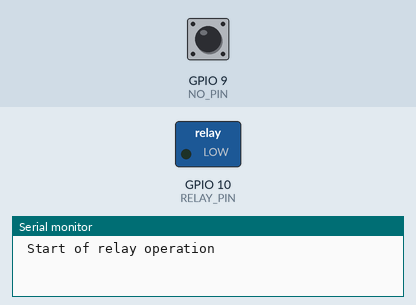
Bench run of a program on a simulated ESP32-S3. Shown: switched loads named in the program (green lamp = pin HIGH), the last lines printed to the serial monitor. Inputs (shaded band) come from the test bench; at power-on: GPIO 9 (NO_PIN) HIGH.

Above: at 0.1 s.
At 14.6 s:
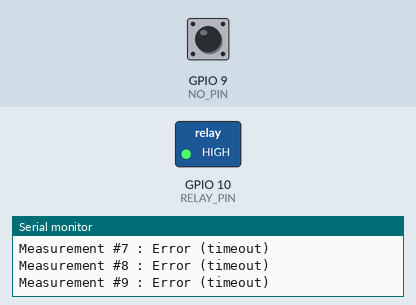
Timing chart, 0 to 17.0 s (numbered marks = the images above):
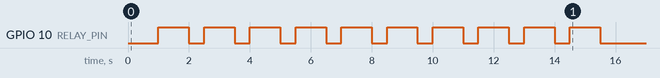

The program:

main.cpp
```cpp
#include <Arduino.h>

#define BAUDRATE 115200

#define RELAY_PIN 10
#define NO_PIN 9

const int TOTAL_MEASUREMENTS = 10;

volatile unsigned long startTime = 0;
volatile unsigned long endTime = 0;
volatile bool isMeasured = false;

void IRAM_ATTR handleRelayISR()
{
  if (!isMeasured)
  {
    endTime = millis();
    isMeasured = true;
  }
}

void setup()
{
  Serial.begin(BAUDRATE);

  pinMode(RELAY_PIN, OUTPUT);
  digitalWrite(RELAY_PIN, LOW); // init state is OFF

  // INPUT_PULLUP, because COM -> GND
  pinMode(NO_PIN, INPUT_PULLUP);

  attachInterrupt(digitalPinToInterrupt(NO_PIN), handleRelayISR, FALLING);

  Serial.println("\n Start of relay operation ");
  delay(1000);

  unsigned long totalResponseTime = 0;

  for (int i = 1; i <= TOTAL_MEASUREMENTS; i++)
  {
    isMeasured = false;

    // signal to RELAY ON
    startTime = millis();
    digitalWrite(RELAY_PIN, HIGH);

    // wait interrupt
    unsigned long timeoutStart = millis();
    while (!isMeasured && (millis() - timeoutStart < 1000))
    {
      yield(); // esp32 can run other tasks
    }

    if (isMeasured)
    {
      unsigned long duration = endTime - startTime;
      totalResponseTime += duration;

      Serial.printf("Measurement #%d : %lu ms \n", i, duration);
    }
    else
    {
      Serial.printf("Measurement #%d : Error (timeout)\n", i);
    }

    // disable RELAY and wait next test
    digitalWrite(RELAY_PIN, LOW);
    delay(500);
  }

  // calculate avg
  float avgTime = (float)totalResponseTime / TOTAL_MEASUREMENTS;

  Serial.println("----------------------------------------------");
  Serial.printf("AVG relay operating time: %.2f ms\n", avgTime);
  Serial.println("----------------------------------------------");
}

void loop()
{
}
```
